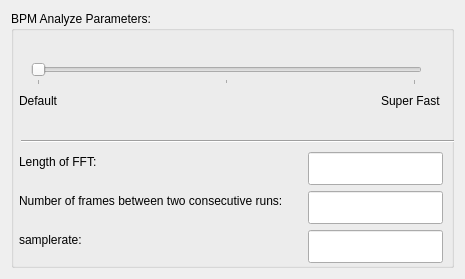
<?xml version="1.0" encoding="UTF-8"?>
<ui version="4.0">
 <class>BPMOptionsPage</class>
 <widget class="QWidget" name="BPMOptionsPage">
  <property name="geometry">
   <rect>
    <x>0</x>
    <y>0</y>
    <width>465</width>
    <height>279</height>
   </rect>
  </property>
  <layout class="QGridLayout" name="gridLayout_2">
   <item row="0" column="0">
    <widget class="QGroupBox" name="bpm_options">
     <property name="title">
      <string>BPM Analyze Parameters:</string>
     </property>
     <widget class="QLabel" name="label_3">
      <property name="geometry">
       <rect>
        <x>8</x>
        <y>219</y>
        <width>69</width>
        <height>19</height>
       </rect>
      </property>
      <property name="text">
       <string>samplerate:</string>
      </property>
     </widget>
     <widget class="QLineEdit" name="samplerate_parameter">
      <property name="geometry">
       <rect>
        <x>297</x>
        <y>219</y>
        <width>135</width>
        <height>33</height>
       </rect>
      </property>
      <property name="readOnly">
       <bool>true</bool>
      </property>
     </widget>
     <widget class="QLabel" name="label">
      <property name="geometry">
       <rect>
        <x>8</x>
        <y>141</y>
        <width>81</width>
        <height>19</height>
       </rect>
      </property>
      <property name="text">
       <string>Length of FFT:</string>
      </property>
     </widget>
     <widget class="QLineEdit" name="win_s_parameter">
      <property name="enabled">
       <bool>true</bool>
      </property>
      <property name="geometry">
       <rect>
        <x>297</x>
        <y>141</y>
        <width>135</width>
        <height>33</height>
       </rect>
      </property>
      <property name="readOnly">
       <bool>true</bool>
      </property>
     </widget>
     <widget class="QLabel" name="label_2">
      <property name="geometry">
       <rect>
        <x>8</x>
        <y>180</y>
        <width>283</width>
        <height>19</height>
       </rect>
      </property>
      <property name="text">
       <string>Number of frames between two consecutive runs:</string>
      </property>
     </widget>
     <widget class="QLineEdit" name="hop_s_parameter">
      <property name="geometry">
       <rect>
        <x>297</x>
        <y>180</y>
        <width>135</width>
        <height>33</height>
       </rect>
      </property>
      <property name="readOnly">
       <bool>true</bool>
      </property>
     </widget>
     <widget class="QLabel" name="label_5">
      <property name="geometry">
       <rect>
        <x>8</x>
        <y>80</y>
        <width>43</width>
        <height>19</height>
       </rect>
      </property>
      <property name="toolTip">
       <string extracomment="Most accurate"/>
      </property>
      <property name="text">
       <string>Default</string>
      </property>
     </widget>
     <widget class="QSlider" name="slider_parameter">
      <property name="geometry">
       <rect>
        <x>20</x>
        <y>51</y>
        <width>391</width>
        <height>23</height>
       </rect>
      </property>
      <property name="minimum">
       <number>1</number>
      </property>
      <property name="maximum">
       <number>3</number>
      </property>
      <property name="orientation">
       <enum>Qt::Horizontal</enum>
      </property>
      <property name="tickPosition">
       <enum>QSlider::TicksBelow</enum>
      </property>
      <property name="tickInterval">
       <number>1</number>
      </property>
     </widget>
     <widget class="QLabel" name="label_7">
      <property name="geometry">
       <rect>
        <x>370</x>
        <y>80</y>
        <width>61</width>
        <height>19</height>
       </rect>
      </property>
      <property name="layoutDirection">
       <enum>Qt::RightToLeft</enum>
      </property>
      <property name="text">
       <string>Super Fast</string>
      </property>
     </widget>
     <widget class="Line" name="line">
      <property name="geometry">
       <rect>
        <x>10</x>
        <y>120</y>
        <width>471</width>
        <height>20</height>
       </rect>
      </property>
      <property name="orientation">
       <enum>Qt::Horizontal</enum>
      </property>
     </widget>
    </widget>
   </item>
  </layout>
 </widget>
 <resources/>
 <connections/>
 <buttongroups>
  <buttongroup name="buttonGroup"/>
 </buttongroups>
</ui>
